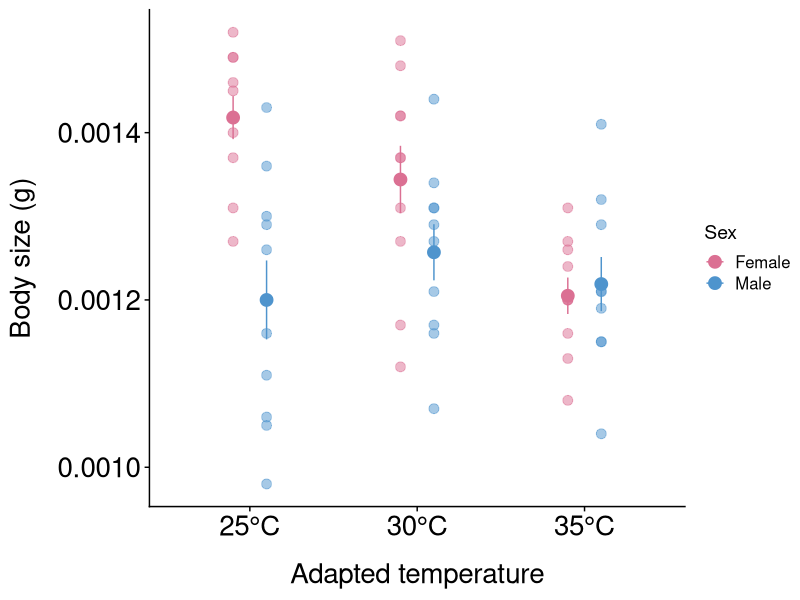
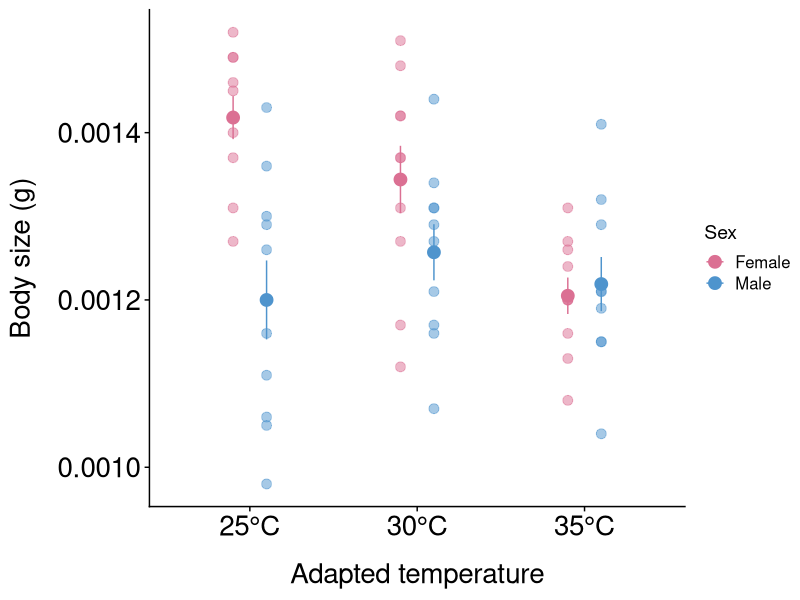
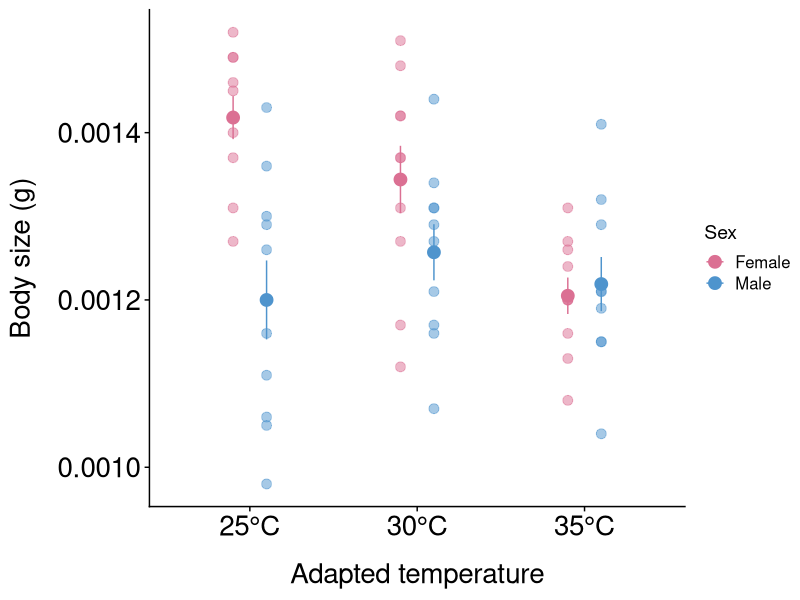

These figures' R source, in order:

#load the packages that I need for this code
library(ggplot2)
library(tidyverse)
library(cowplot)
library(ggpubr)
library(dplyr)

#Tess's ggplot theme
theme_tess <- function () { 
  theme_cowplot()+ #cowplot is an existing nice looking plot type thing
    theme(axis.title.y = element_text(margin = margin(t = 0, r = 15, b = 0, l = 0)))+
    theme(axis.title.x = element_text(margin = margin(t = 15, r = 0, b = 0, l = 0)))+
    theme(axis.text.x=element_text(size=20))+
    theme(axis.text.y=element_text(size=20))+
    theme(axis.title.x=element_text(size=20))+
    theme(axis.title.y=element_text(size=20))+
    theme(plot.title = element_text(hjust = 0.5,size=20))+
    theme(axis.title.y=element_text(size=20))
}

data <-read.csv("./data/preheatwavebodysize.csv",stringsAsFactors = FALSE,
                strip.white = TRUE, na.strings = c("NA",""))

####MAIN PLOT

#make adapted_temp a factor
data$adapted_temp <- factor(data$adapted_temp,
                            levels = c(25, 30, 35),
                            labels = c("25°C", "30°C", "35°C"))

#calculate summary stats
summary_data <- data %>%
  group_by(adapted_temp, sex) %>%
  summarise(mean = mean(weight),
            n=n(),
            sd = sd(weight),
            se = sd / sqrt(n))

summary_data$group_id <- interaction(summary_data$adapted_temp, summary_data$sex)
data$group_id <- interaction(data$adapted_temp, data$sex)

#create plot
p <- ggplot(summary_data, aes(x = adapted_temp, y = mean, color = sex)) +
  geom_point(size = 4, position = position_dodge(width = 0.4)) +
  
  #jitter the points
  geom_jitter(data = data,
              aes(x = adapted_temp, y = weight, color = sex),
              position = position_jitterdodge(jitter.width = 0, dodge.width = 0.4), 
              size = 3, alpha = 0.5) +
  
  #add error bars
  geom_errorbar(aes(ymin = mean - se, ymax = mean + se),
                position = position_dodge(width = 0.4),
                width = 0) +
  
  #assign colours to sex
  scale_color_manual(
    values = c("f" = "palevioletred", "m" = "steelblue3"),   # or whatever colors you like
    labels = c("f" = "Female", "m" = "Male"),
    name = "Sex")+
  
  #assign x- and y-axis labels
  xlab("Adapted temperature") +
  ylab("Body size (g)") +
  
  #assign x-axis scale
  scale_x_discrete (breaks = c("25°C", "30°C", "35°C"), labels = c("25°C", "30°C", "35°C"))+ 
  theme_tess()

windows();p #enables plot to open on a PC

print(p) #this opens the plot in a new window

#saves the plot
ggsave(file="Figures/Taresabodysizefigure.pdf", p, width = 22, height = 22, units = "cm") #close the file before you save

####ANOVA

  #TWO-way ANOVA
  bodysizeanova <- aov(weight ~ adapted_temp * sex, data = data)
  
  summary(bodysizeanova)
  
  #Tukey test
  TukeyHSD(bodysizeanova)
